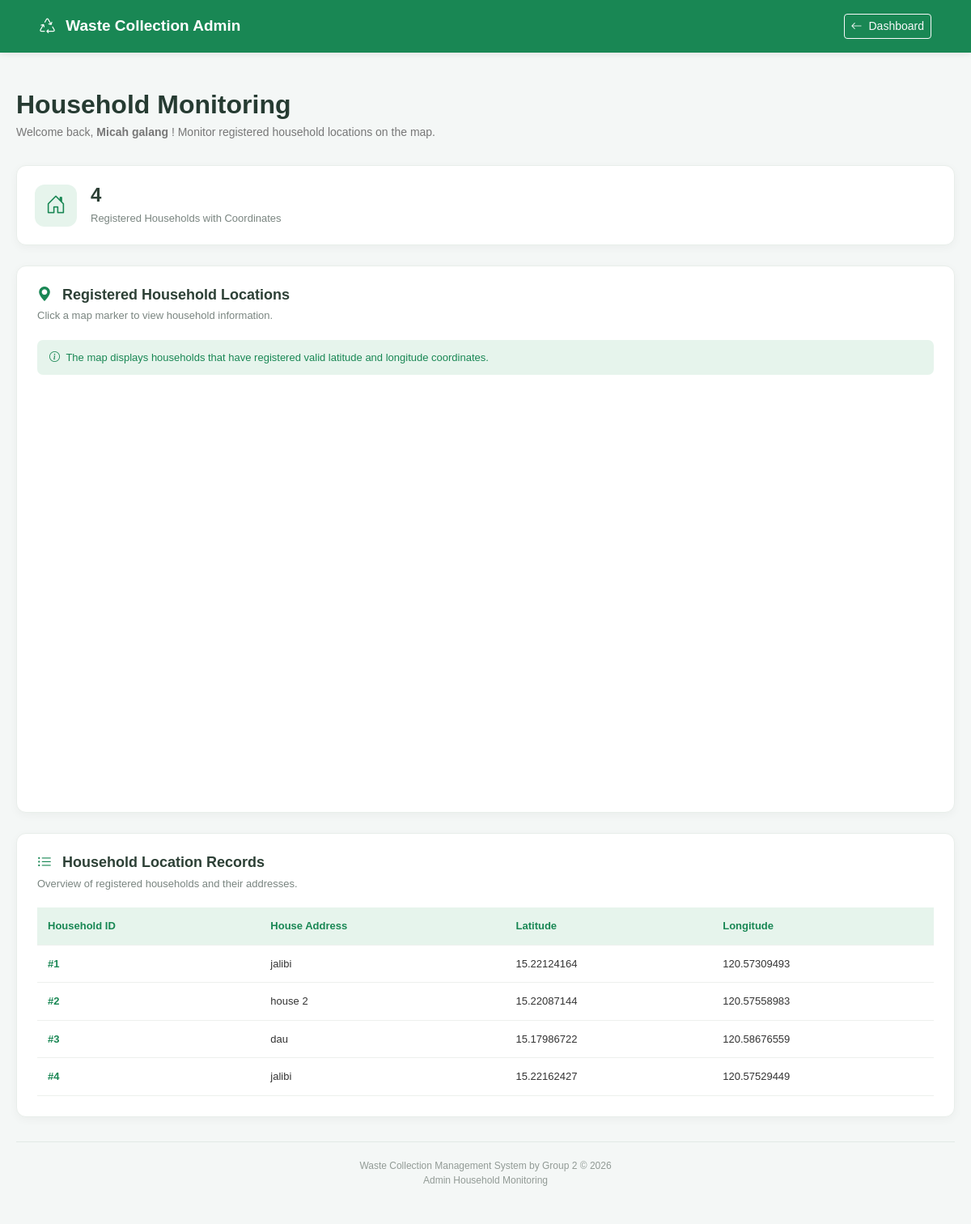
/system-main/wastesystem/admin/households.php (signed in), run on the app's committed database.
### tables this page shows
CREATE TABLE `households` (
  `id` int(11) NOT NULL,
  `user_id` int(11) NOT NULL,
  `house_address` varchar(255) NOT NULL,
  `latitude` decimal(10,8) DEFAULT NULL,
  `longitude` decimal(11,8) DEFAULT NULL,
  `created_at` timestamp NOT NULL DEFAULT current_timestamp()
);

### system-main/wastesystem/admin/households.php (the view, shortened to what this page needs)
<?php
require_once __DIR__ . "/../config/db_system.php";
try {
    $sql = "
        SELECT id, house_address, latitude, longitude
        FROM households
        WHERE latitude IS NOT NULL
        AND longitude IS NOT NULL
        ORDER BY id ASC
    ";
    $stmt = $pdo->query($sql);
    $households = $stmt->fetchAll(PDO::FETCH_ASSOC);
} catch (PDOException $e) {
    die("Database error: " . htmlspecialchars($e->getMessage()));
}
?>
<!DOCTYPE html>
<html lang="en">
<head>
    <link href="../assets/vendor/bootstrap/css/bootstrap.min.css" rel="stylesheet">
    <link rel="stylesheet"
        href="https://cdn.jsdelivr.net/npm/bootstrap-icons@1.11.3/font/bootstrap-icons.min.css">
</head>
<body>
    <nav class="navbar navbar-dark">
        <div class="container-fluid px-4">
            <span class="navbar-brand">
                <i class="bi bi-recycle me-2"></i>
                Waste Collection Admin
            </span>
            <a href="dashboard.php" class="btn btn-outline-light btn-sm">
                <i class="bi bi-arrow-left me-1"></i>
                Dashboard
            </a>
        </div>
    </nav>
    <main class="main-container">
        <div class="page-header">
            <h2>Household Monitoring</h2>
            <p>
                Welcome back,
                <strong>
                    <?php echo htmlspecialchars($_SESSION['full_name'] ?? 'Admin'); ?>
                </strong>!
                Monitor registered household locations on the map.
            </p>
        </div>
        <div class="summary-card">
            <div class="summary-icon">
                <i class="bi bi-house-door"></i>
            </div>
            <div>
                <h3><?php echo count($households); ?></h3>
                <p>Registered Households with Coordinates</p>
            </div>
        </div>
        <section class="content-card">
            <div class="card-heading">
                <div>
                    <h5>
                        <i class="bi bi-geo-alt-fill me-2"
                            style="color:#198754;"></i>
                        Registered Household Locations
                    </h5>
                    <p>
                        Click a map marker to view household information.
                    </p>
                </div>
            </div>
            <div class="map-note">
                <i class="bi bi-info-circle me-1"></i>
                The map displays households that have registered valid
                latitude and longitude coordinates.
            </div>
            <div id="map"></div>
        </section>
        <section class="content-card">
            <div class="card-heading">
                <div>
                    <h5>
                        <i class="bi bi-list-ul me-2"
                            style="color:#198754;"></i>
                        Household Location Records
                    </h5>
                    <p>
                        Overview of registered households and their addresses.
                    </p>
                </div>
            </div>
            <div class="table-wrapper">
                <table>
                    <thead>
                        <tr>
                            <th>Household ID</th>
                            <th>House Address</th>
                            <th>Latitude</th>
                            <th>Longitude</th>
                        </tr>
                    </thead>
                    <tbody>
                        <?php if (count($households) > 0): ?>
                            <?php foreach ($households as $house): ?>
                                <tr>
                                    <td class="household-id">
                                        #<?php echo htmlspecialchars($house['id']); ?>
                                    </td>
                                    <td>
                                        <?php echo htmlspecialchars($house['house_address']); ?>
                                    </td>
                                    <td>
                                        <?php echo htmlspecialchars($house['latitude']); ?>
                                    </td>
                                    <td>
                                        <?php echo htmlspecialchars($house['longitude']); ?>
                                    </td>
                                </tr>
                            <?php endforeach; ?>
                        <?php endif; ?>
                    </tbody>
                </table>
            </div>
        </section>
        <div class="dashboard-footer">
            Waste Collection Management System by Group 2
            &copy; <?php echo date("Y"); ?>
            <br>
            Admin Household Monitoring
        </div>
    </main>
</body>
</html>

### system-main/wastesystem/admin/households.php (style rules this page uses)
body { background-color: #f4f7f6; font-family: Arial, sans-serif; color: #333; padding-top: 85px; }
.navbar { background-color: #198754; padding: 12px 25px; box-shadow: 0 2px 8px rgba(0, 0, 0, 0.08); position: fixed; top: 0; left: 0; right: 0; width: 100%; min-height: 65px; z-index: 9999; }
.navbar .container-fluid { display: flex; justify-content: space-between; align-items: center; }
.navbar-brand { color: white !important; font-weight: 600; font-size: 19px; }
.main-container { max-width: 1250px; margin: auto; padding: 25px 20px; }
.page-header { margin-bottom: 30px; }
.page-header h2 { font-weight: 700; color: #263b32; margin-bottom: 5px; }
.page-header p { color: #777; font-size: 14px; margin-bottom: 0; }
.summary-card { background: white; border: 1px solid #e8eeea; border-radius: 12px; padding: 22px; box-shadow: 0 3px 12px rgba(0, 0, 0, 0.04); display: flex; align-items: center; gap: 17px; margin-bottom: 25px; }
.summary-icon { width: 52px; height: 52px; background-color: #e6f4ec; color: #198754; border-radius: 12px; display: flex; align-items: center; justify-content: center; font-size: 25px; }
.summary-card h3 { font-size: 24px; font-weight: 700; color: #2d4036; margin-bottom: 4px; }
.summary-card p { color: #7a8580; font-size: 13px; margin-bottom: 0; }
.content-card { background: white; border: 1px solid #e8eeea; border-radius: 12px; box-shadow: 0 3px 12px rgba(0, 0, 0, 0.04); padding: 25px; margin-bottom: 25px; }
.card-heading { display: flex; justify-content: space-between; align-items: center; flex-wrap: wrap; gap: 12px; margin-bottom: 20px; }
.card-heading h5 { font-size: 18px; font-weight: 700; color: #2d4036; margin-bottom: 5px; }
.card-heading p { color: #7a8580; font-size: 13px; margin-bottom: 0; }
#map { width: 100%; height: 500px; border-radius: 10px; overflow: hidden; }
.map-note { background: #e6f4ec; color: #198754; padding: 12px 15px; border-radius: 7px; font-size: 13px; margin-bottom: 15px; }
.table-wrapper { overflow-x: auto; }
table { width: 100%; border-collapse: collapse; min-width: 500px; }
th, td { padding: 13px; text-align: left; border-bottom: 1px solid #edf0ed; font-size: 13px; }
th { background: #e6f4ec; color: #198754; font-weight: 600; }
.household-id { color: #198754; font-weight: 700; }
.dashboard-footer { margin-top: 30px; padding: 20px 0; border-top: 1px solid #e2e9e5; color: #929b96; font-size: 12px; text-align: center; }

### data on the page
households: id "1", house_address "jalibi", latitude "15.22124164", longitude "120.57309493"
households: id "2", house_address "house 2", latitude "15.22087144", longitude "120.57558983"
households: id "3", house_address "dau", latitude "15.17986722", longitude "120.58676559"
households: id "4", house_address "jalibi", latitude "15.22162427", longitude "120.57529449"

### other printed values
$_SESSION['full_name'] "Micah galang"
count($households) "4"
